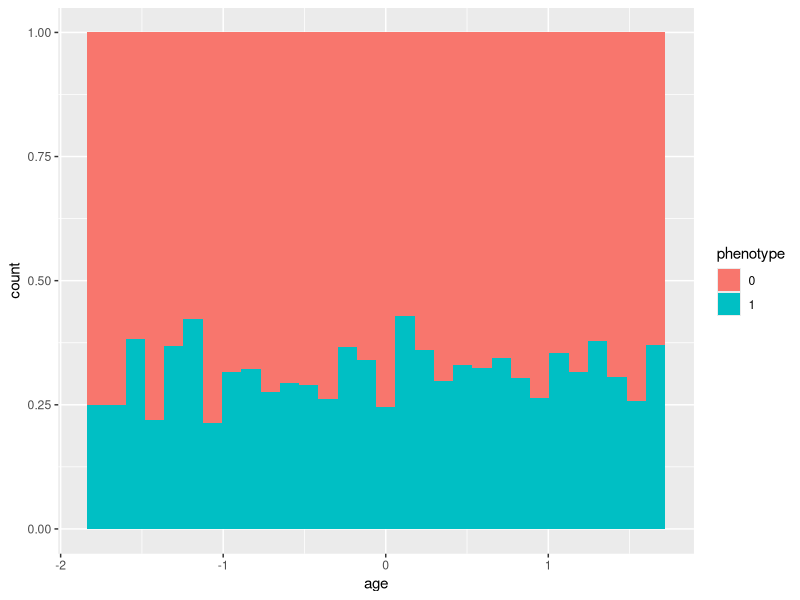
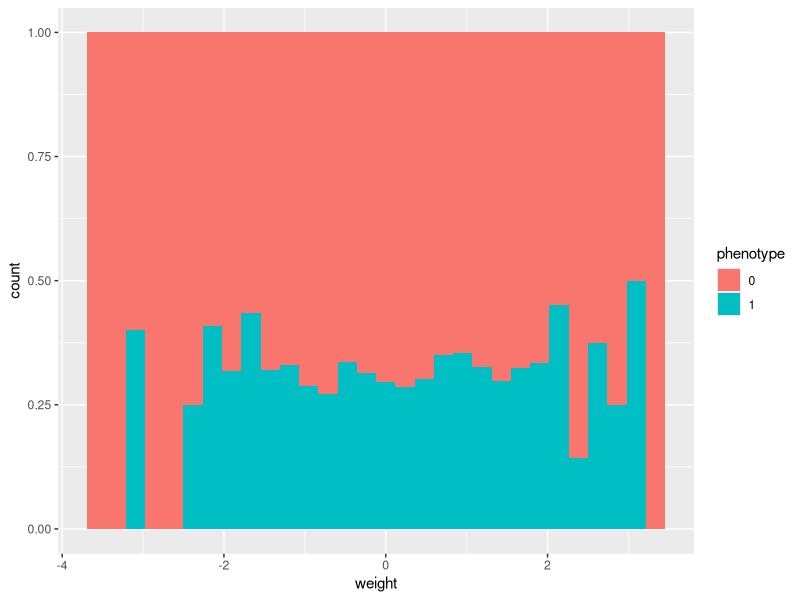
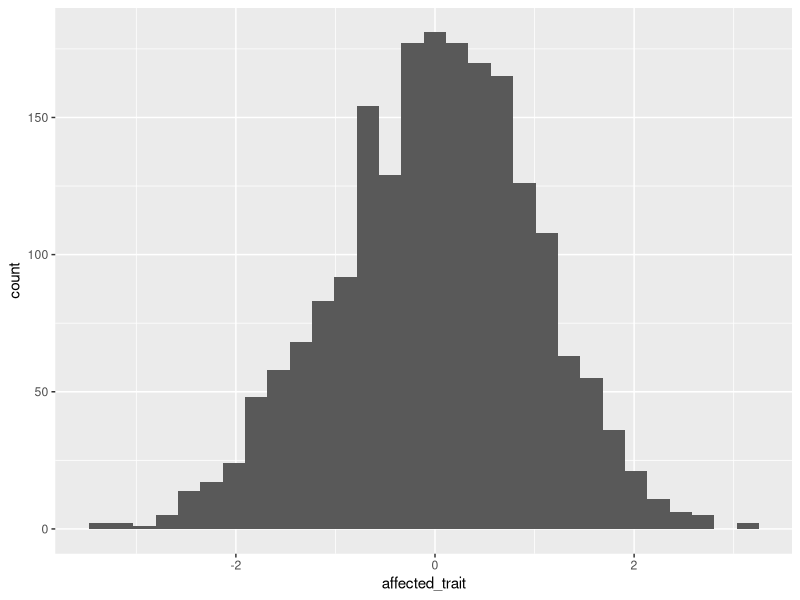
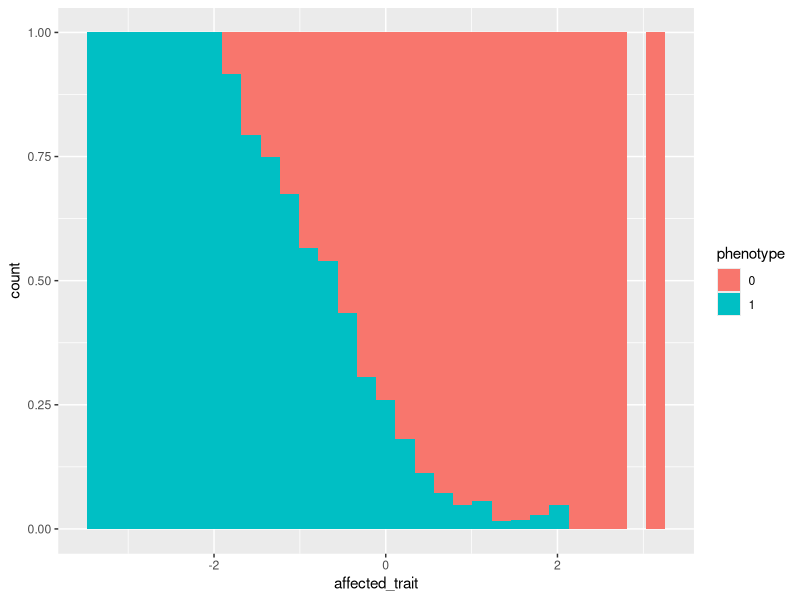
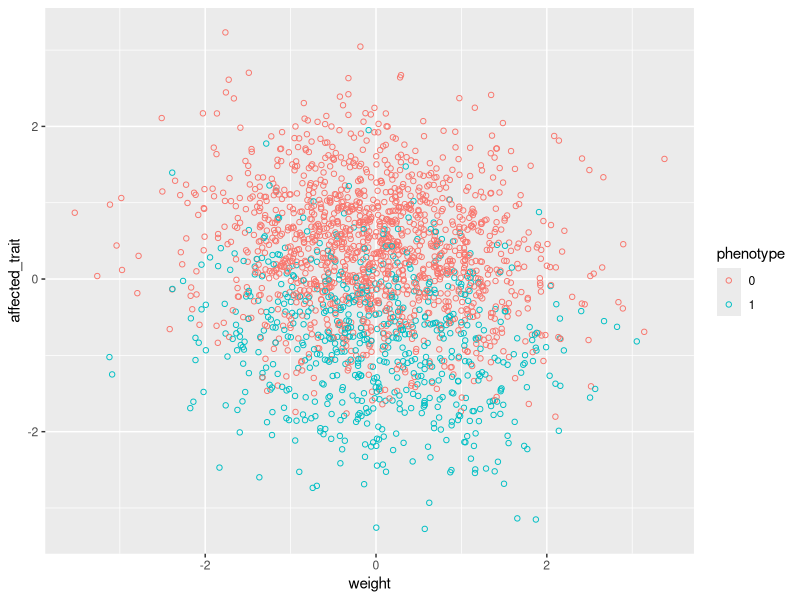
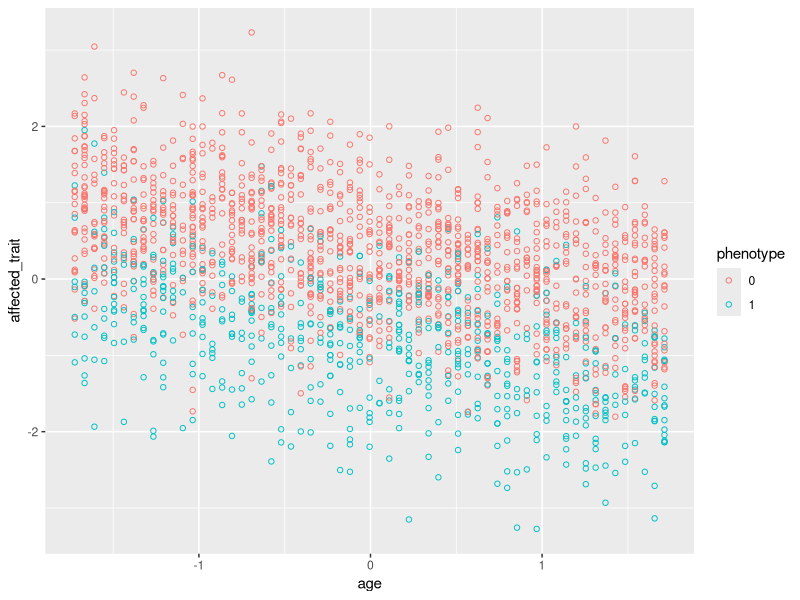

R code for these plots, in order: (Note: a time limit stopped this script after it produced the figures.)
# I want to try out some algorithms and I make a fake dataset to get it.
# this data set has a couple of genotyped loci and some additional data
# then each individual gets a binary trait based on the random data and
# I want to see how well we can uncover the logic behind the binary trait assignment
library(tidyverse)
library(e1071)
library(randomForest)
count_individuals = 2000
count_loci = 4

genotype_matrix <-
  matrix(
    rbinom(count_individuals * count_loci, 1, 0.5) + rbinom(count_individuals * count_loci, 1, 0.5),
    nrow = count_individuals,
    ncol = count_loci
  )
genotype_df <- as_tibble(genotype_matrix)
colnames(genotype_df) <- paste0("locus_", 1:count_loci)

additional_data <-
  tibble(
    ID = 1:count_individuals,
    weight = rnorm(count_individuals, mean = 80, sd = 5),
    age = sample(20:80, count_individuals, replace = TRUE)
  )

data_combined <- bind_cols(additional_data, genotype_df)



make_binary_trait = function(row) {
  # here are the rules how the binary trait is generated
  data_combined_slice <- slice(data_combined, row)
  #print(data_combined_slice)
  individual_risk <- 0
  individual_risk <-
    individual_risk + (pull(data_combined_slice, locus_1)) * 0.1
  individual_risk <-
    individual_risk + (pull(data_combined_slice, locus_2)) * 0.1
  individual_risk <-
    individual_risk + (pull(data_combined_slice, locus_3)) * 0.1
  individual_risk <-
    individual_risk + ((pull(data_combined_slice, locus_1) == 2) * (pull(data_combined_slice, locus_2) ==
                                                                      2)) * 0.4
  individual_risk <-
    individual_risk + ((pull(data_combined_slice, locus_1) == 2) * (pull(data_combined_slice, locus_2) ==
                                                                      2) * (pull(data_combined_slice, locus_3) == 2)) * 0.9 # multiple homozygous alleles needed
  if (individual_risk > 1) {
    individual_risk <- 1
  }
  phenotype <- rbinom(1, 1, individual_risk)
  return(phenotype)
}

add_affected_trait <- function(row) {
  data_combined_slice <- slice(data_combined, row)
  mean <-
    40 # the average in the healthy population of a trait, say VO2max
  mean <-
    mean - (pull(data_combined_slice, phenotype) == 1) * 5 # decrease in 5 for those with the phenotype
  mean <- mean - pull(data_combined_slice, weight) * 0.1
  mean <- mean - pull(data_combined_slice, age) * 0.1
  return(rnorm(1, mean, sd = 3))
}



data_combined$phenotype <-
  as.factor(unlist(lapply(
    1:nrow(data_combined), make_binary_trait
  )))
data_combined$affected_trait <-
  unlist(lapply(1:nrow(data_combined), add_affected_trait))
data_combined$weight = as.numeric(scale(data_combined$weight, center = TRUE, scale =
                                          TRUE))
data_combined$age = as.numeric(scale(data_combined$age, center = TRUE, scale =
                                       TRUE))
data_combined$affected_trait = as.numeric(scale(
  data_combined$affected_trait,
  center = TRUE,
  scale = TRUE
))

summary(data_combined$phenotype)


# plots showing how difficult it will be

library(ggplot2)
ggplot(data_combined, aes(age, fill = phenotype)) +
  geom_histogram(position = "fill")

ggplot(data_combined, aes(weight, fill = phenotype)) +
  geom_histogram(position = "fill")

ggplot(data_combined, aes(affected_trait)) +
  geom_histogram()

ggplot(data_combined, aes(affected_trait, fill = phenotype)) +
  geom_histogram(position = "fill")

ggplot(data_combined, aes(weight, affected_trait, color = phenotype)) +
  geom_point(shape = 1)

ggplot(data_combined, aes(age, affected_trait, color = phenotype)) +
  geom_point(shape = 1)

####

# simple logistic regression

# basically impossible to generate anything from it other than luckily combining the right loci with interactions like second example
summary(glm(
  paste0(
    "phenotype~weight+age+affected_trait",
    paste0("+locus_", 1:count_loci, collapse = "")
  ),
  data_combined,
  family = "binomial"
))
# but to find that one would have to do so many comparisons that we could not trust the results
summary(
  glm(
    "phenotype~weight+age+affected_trait+locus_1*locus_2*locus_3",
    data_combined,
    family = "binomial"
  )
)

# clustering



# unsupervised random forest

data_combined.urf <-
  randomForest(select(data_combined,-1,-(ncol(data_combined) - 1)), ntree =
                 count_individuals * 10)
MDSplot(data_combined.urf, data_combined$phenotype)

# classification random forest

data_combined.rf <-
  randomForest(
    phenotype ~ .,
    data = data_combined %>% select(-1),
    importance = TRUE,
    proximity = TRUE,
    ntree = count_individuals * 10,
    maxnodes = 500
  )
data_combined.rf$confusion
## Look at variable importance:
round(importance(data_combined.rf), 2)

# not great, not bad, lets try to tune the model

library(caret)
# split the data
ids <- createDataPartition(data_combined$phenotype, p = 0.8, list = F)
train_set <- data_combined[ids, ]
test_set <- data_combined[-ids, ]

#here we set the resampling method for hyperparameters tuning
#in this case we choose 10-fold cross validation
cn <- trainControl(method = "cv", number = 10)

grid <- expand.grid(mtry = 2:(ncol(train_set) - 1))

fit <-
  train(
    phenotype ~ .,
    data = train_set,
    
    method = "rf",
    trControl = cn,
    tuneGrid = grid,
    ntree = count_individuals * 10,
    maxnodes = 500
  )

#predict the output on the test set.
p <- predict(fit, test_set %>% select(-(ncol(test_set) - 1)))

confusionMatrix(p, test_set$phenotype)

# SVM
svm.model <- svm(phenotype ~ ., data = train_set %>% select(-1))
svm.model
svm.pred  <-
  predict(svm.model, select(test_set,-1,-(ncol(test_set) - 1)))
table(pred = svm.pred, true = test_set %>% pull(phenotype))
